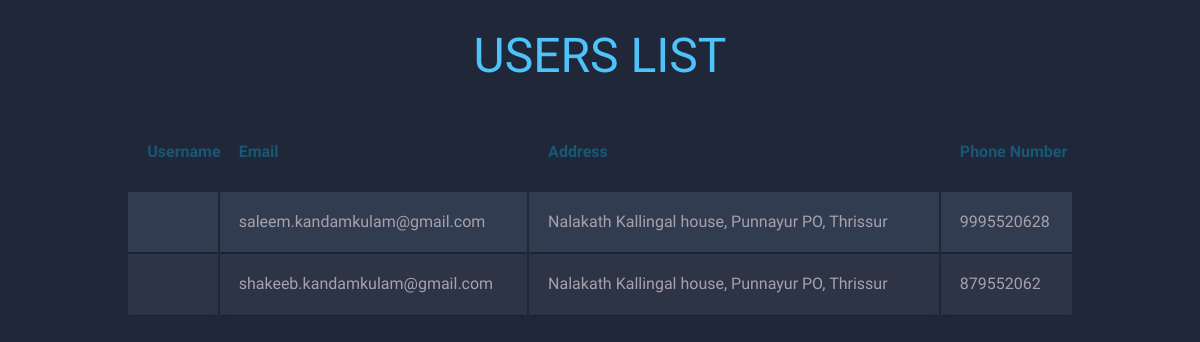
Page /u_list/ on the earlier database version.
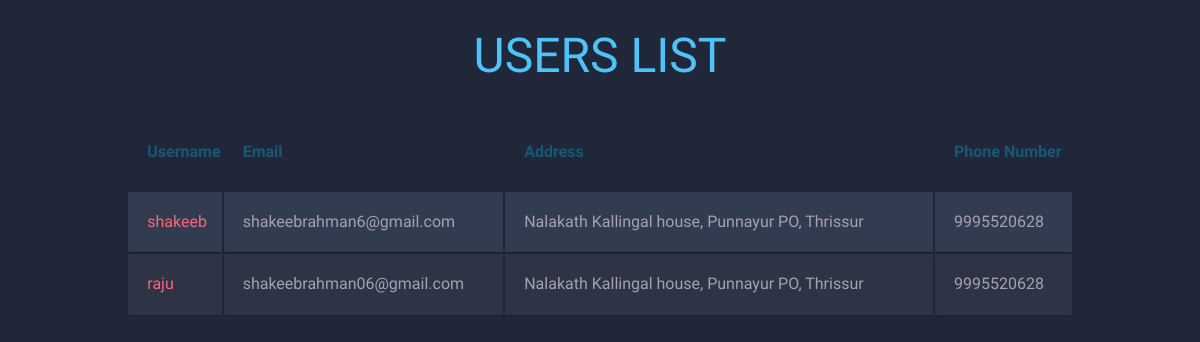
Same page on the later database version.
### main/models.py (models this page shows)
class reg(models.Model):
    username=models.OneToOneField(User,on_delete=models.CASCADE,related_name='profile')
    email=models.CharField(max_length=30)
    psw=models.CharField(max_length=30)
    address=models.CharField(max_length=50)
    phone=models.IntegerField()

### main/views.py (the view)
# urls.py: path('u_list/',views.u_list,name='u_list'),
def u_list(request):
    data=reg.objects.all()
    return render(request,'u_list.html',{'data':data})

### main/templates/u_list.html (shortened to what this page needs)
<!DOCTYPE html>
<html lang="en">
<head>
  <h1>USERS LIST </h1>
<table class="container">
	<thead>
		<tr>
			<th><h1>Username</h1></th>
			<th><h1>Email</h1></th>
			<th><h1>Address</h1></th>
			<th><h1>Phone Number</h1></th>
		</tr>
	</thead>
	<tbody>
    {% for i in data %}
		<tr>
			<td>{{i.username}}</td>
			<td>{{i.email}}</td>
      <td>{{i.address}}</td>
			<td>{{i.phone}}</td>
      </tr>
      {% endfor %}
	</tbody>
</table>
</body>
</html>

### main/templates/u_list.html (style rules this page uses)
h1 { font-size:3em; font-weight: 300; line-height:1em; text-align: center; color: #4DC3FA; }
.container th h1 { font-weight: bold; font-size: 1em; text-align: left; color: #185875; }
.container td { font-weight: normal; font-size: 1em; -webkit-box-shadow: 0 2px 2px -2px #0E1119; -moz-box-shadow: 0 2px 2px -2px #0E1119; box-shadow: 0 2px 2px -2px #0E1119; }
.container { text-align: left; overflow: hidden; width: 80%; margin: 0 auto; display: table; padding: 0 0 8em 0; }
.container td, .container th { padding-bottom: 2%; padding-top: 2%; padding-left:2%; }
.container tr:nth-child(odd) { background-color: #323C50; }
.container tr:nth-child(even) { background-color: #2C3446; }
.container th { background-color: #1F2739; }
.container td:first-child { color: #FB667A; }

Differences in the rows shown:
removed reg: email "saleem.kandamkulam@gmail.com", address "Nalakath Kallingal house, Punnayur PO, Thrissur", phone "9995520628"
removed reg: email "shakeeb.kandamkulam@gmail.com", address "Nalakath Kallingal house, Punnayur PO, Thrissur", phone "879552062"
added reg: username "shakeeb", email "shakeebrahman6@gmail.com", address "Nalakath Kallingal house, Punnayur PO, Thrissur", phone "9995520628"
added reg: username "raju", email "shakeebrahman06@gmail.com", address "Nalakath Kallingal house, Punnayur PO, Thrissur", phone "9995520628"
